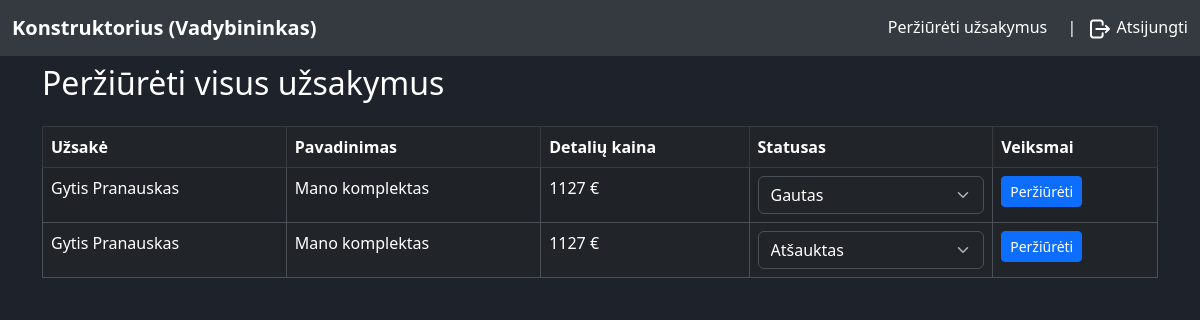
/orders (signed in), run on an earlier commit of the app's database.
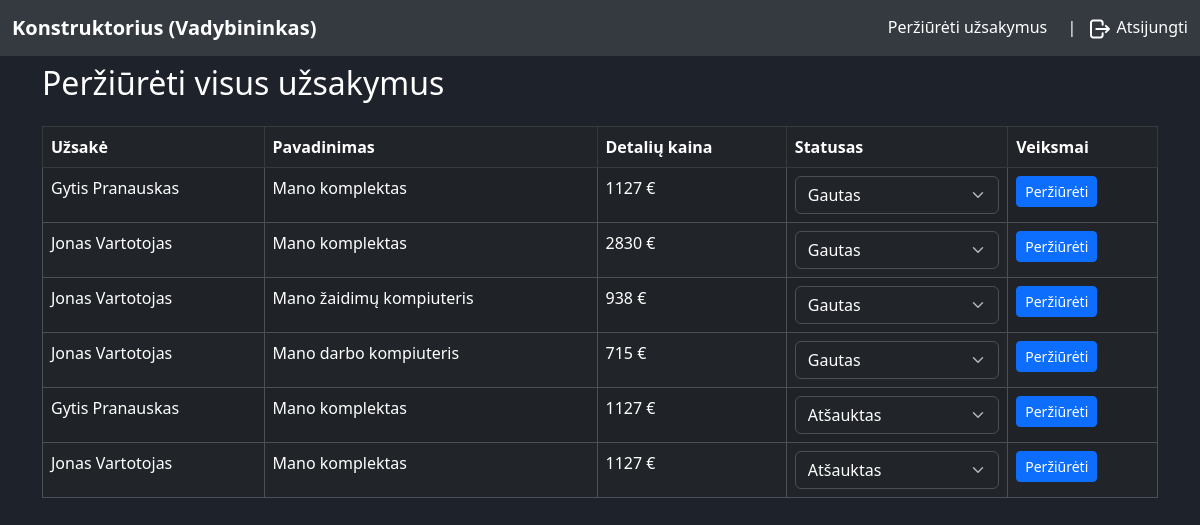
And on a later commit of the database.
### tables this page shows
CREATE TABLE `order` (
  `id` int(11) NOT NULL,
  `ordered_by` int(11) NOT NULL,
  `total_price` int(11) NOT NULL,
  `order_status` int(11) NOT NULL,
  `assembly_id` int(11) NOT NULL
);

CREATE TABLE `user_assembly` (
  `id` int(11) NOT NULL,
  `fk_belongs_to` int(11) NOT NULL,
  `name` varchar(50) NOT NULL,
  `price` double NOT NULL,
  `device_id` int(11) NOT NULL,
  `processor_id` int(11) NOT NULL,
  `motherboard_id` int(11) NOT NULL,
  `screen_id` int(11) NOT NULL,
  `memory_id` int(11) NOT NULL,
  `graphics_card_id` int(11) NOT NULL,
  `storage_id` int(11) NOT NULL,
  `cooling_id` int(11) NOT NULL,
  `os_id` int(11) NOT NULL
);

### app/utils/utils.php (called while the page is built, shortened)
<?php
function isUserLoggedIn()
{
    return isset($_SESSION['user']);
}
function isUserInRole($roles)
{
    if (isUserLoggedIn()) {
        $userRole = $_SESSION['user']['role'];
        if (is_array($roles)) {
            return in_array($userRole, $roles);
        }
        return $userRole == $roles;
    }
    return false;
}
function getUserRole()
{
    $role = $_SESSION['user']['role'] ?? '';
    return match ($role) {
        1 => "Vadybininkas",
        2 => "Technikas",
        default => ""
    };
}

### app/models/Order.php (called while the page is built, shortened)
<?php
class Order
{
    private $mysqli;
    public function __construct($mysqli)
    {
        $this->mysqli = $mysqli;
    }
    public function getAllOrders()
    {
        $query = "
            SELECT
                o.id as order_id,
                o.total_price as price,
                asmbl.name as name,
                asmbl.id as assembly_id,
                os.name as order_status,
                u.id as ordered_by,
                CONCAT(u.name, ' ', u.lastname) as user_name
            FROM
                `order` o
            LEFT JOIN
                user_assembly asmbl ON o.assembly_id = asmbl.id
            LEFT JOIN
                order_states os ON o.order_status = os.id
            LEFT JOIN
                user u ON o.ordered_by = u.id
            ORDER BY
                o.order_status ASC";
        $stmt = $this->mysqli->prepare($query);
        $stmt->execute();
        $result = $stmt->get_result();
        $userOrders = $result->fetch_all(MYSQLI_ASSOC);
        return $userOrders;
    }
}

### app/views/orders.php (the view, shortened to what this page needs)
<!DOCTYPE html>
<html lang="en">
<head>
    <link href="https://cdn.jsdelivr.net/npm/bootstrap@5.3.0-alpha1/dist/css/bootstrap.min.css" rel="stylesheet">
    <link href="assets/css/styles.css" rel="stylesheet">
</head>
<body data-bs-theme="dark" class="text-white">
    <?php
    include 'app/views/header.php';
    $status_styles = [
        "Vykdomas" => "bg-warning text-dark",
        "Gautas" => "bg-info text-dark",
        "Priimtas" => "bg-success text-white",
        "Atšauktas" => "bg-danger text-white"
    ];
    ?>
    <div class="container">
        <h2 class="mt-2 mb-4"><?= isUserInRole([1]) ? "Peržiūrėti visus užsakymus" : "Peržiūrėti mano užsakymus" ?></h2>
        <div class="table-responsive">
            <table class="table table-striped table-hover table-bordered">
                <thead class="table-dark">
                    <tr>
                        <?php if (isUserInRole([1])): ?>
                            <th>Užsakė</th>
                        <?php endif; ?>
                        <th>Pavadinimas</th>
                        <th>Detalių kaina</th>
                        <th>Statusas</th>
                        <th>Veiksmai</th>
                    </tr>
                </thead>
                <tbody>
                    <?php if (isset($ordersData)) : ?>
                        <?php foreach ($ordersData as $order) : ?>
                            <tr>
                                <?php if (isUserInRole([1])): ?>
                                    <td class="text-white"><?= htmlspecialchars($order['user_name']); ?></td>
                                <?php endif; ?>
                                <td class="text-white"><?= htmlspecialchars($order['name']); ?></td>
                                <td class="text-white"><?= htmlspecialchars($order['price']); ?> €</td>
                                <td class="text-white">
                                    <?php
                                    $order_status = htmlspecialchars($order['order_status']);
                                    if (isset($status_styles[$order_status])) {
                                        $status_class = $status_styles[$order_status];
                                    } else {
                                        $status_class = "bg-secondary text-white";
                                    }
                                    ?>
                                    <?php if (isUserInRole([1])): ?>
                                        <select class="form-select bg-dark text-white order-status-select" data-order-id="<?= $order['order_id'] ?>" id="statusSelection <?= $order['order_id'] ?>" aria-label="Status select">
                                            <option value="2"
                                                <?php echo ($order_status == "Gautas") ? 'class="text-secondary" og-selection="true" selected' : ''; ?>>
                                                Gautas
                                            </option>
                                            <option value="4"
                                                <?php echo ($order_status == "Atšauktas") ? 'class="text-secondary" og-selection="true" selected' : ''; ?>>
                                                Atšauktas
                                            </option>
                                        </select>
                                    <?php else: ?>
                                        <span class="badge <?= $status_class; ?> "><?= $order_status; ?></span>
                                    <?php endif; ?>
                                </td>
                                <?php if (isUserInRole([3])): ?>
                                    <td>
                                        <div class="btn-group" role="group">
                                            <button class="btn btn-sm btn-danger cancel-order-btn" data-order-id="<?= htmlspecialchars($order['order_id']); ?>">Atšaukti</button>
                                        </div>
                                    </td>
                                <?php elseif (isUserInRole([1])): ?>
                                    <td>
                                        <div class="btn-group" role="group">
                                            <a href="/assembly-view?assembly_id=<?= htmlspecialchars($order['assembly_id']); ?>" class="btn btn-sm btn-primary" data-order-id="<?= htmlspecialchars($order['order_id']); ?>">Peržiūrėti</a>
                                        </div>
                                    </td>
                                <?php endif; ?>
                            </tr>
                        <?php endforeach; ?>
                    <?php else : ?>
                        <tr>
                            <td colspan="11" class="text-center">Nerasta jokių duomenų</td>
                        </tr>
                    <?php endif; ?>
                </tbody>
            </table>
        </div>
    </div>
</body>
</html>

### index.php (shortened to what this page needs)
<?php
require_once 'app/models/Order.php';
require_once 'app/controllers/OrderController.php';
require_once 'app/utils/utils.php';
$db_host = 'localhost';
$db_user = 'root';
$db_pass = '';
$db_name = 'it-project';
$mysqli = new mysqli($db_host, $db_user, $db_pass, $db_name);
$mysqli->set_charset('utf8mb4');
$userModel = new User($mysqli);
$registerController = new RegisterController($userModel);
$loginController = new LoginController($userModel);
$dashboardController = new DashboardController();
$logoutController = new LogoutController();
$deviceController = new DeviceController();
$partController = new PartController();
$orderController = new OrderController();
$request = parse_url(trim($_SERVER['REQUEST_URI'], '/'), PHP_URL_PATH);
$query = $_GET;
if (array_key_exists($request, $routes)) {
    $route = $routes[$request];
    $handler = $route['handler'];
    $allowedRoles = $route['roles'];
    if (empty($allowedRoles) || (isUserLoggedIn() && isUserInRole($allowedRoles))) {
        call_user_func($handler, $query);
    }
} else if ($request === "index.php" || empty($request)) {
    header('Location: /dashboard');
} else {
    http_response_code(404);
    echo "404 Not Found";
}

### app/controllers/OrderController.php (shortened to what this page needs)
<?php
class OrderController
{
    private $orderModel;
    public function __construct()
    {
        global $mysqli;
        $this->orderModel = new Order($mysqli);
    }
    public function showUserOrders()
    {
        $userId = intval(getUserId());
        if (isUserInRole([1])) {
            $ordersData = $this->orderModel->getAllOrders();
        } elseif (isUserInRole([3])) {
            $ordersData = $this->orderModel->getUserOrders($userId);
        }
        if ($ordersData) {
            $this->renderView('orders', ['ordersData' => $ordersData]);
        } else {
            $this->renderView('orders', []);
        }
    }
    public function renderView($viewName, $data = [])
    {
        extract($data);
        include "app/views/$viewName.php";
    }
}

### app/views/header.php (shortened to what this page needs)
<nav class="navbar navbar-expand-lg navbar-light text-white" style="background-color: #343a40">
    <div class="container-fluid">
        <a class="navbar-brand" href="/dashboard">Konstruktorius <?= ($role = getUserRole()) ? "($role)" : '' ?></a>
        <div class="collapse navbar-collapse" id="navbarNav">
            <ul class="navbar-nav ms-auto">
                <li class="nav-item">
                    <?php if (isUserLoggedIn()): ?>
                        <?php if (isUserInRole([2])): ?>
                            <a href="/my-devices">
                                <span>Mano įrenginiai</span>
                            </a>
                            <span class="mx-2">|</span>
                            <a href="/create-device">
                                <span>+Pridėti įrenginį</span>
                            </a>
                            <span class="mx-2">|</span>
                            <a href="/create-part">
                                <span>+Pridėti dalį</span>
                            </a>
                        <?php elseif (isUserInRole([1])): ?>
                            <a class="pe-2" href="/orders">
                                <span>Peržiūrėti užsakymus</span>
                            </a>
                        <?php endif; ?>
                        <span class="mx-2">|</span>
                        <a href="/logout" class="text-decoration-none">
                            <span>Atsijungti</span>
                        </a>
                    <?php endif; ?>
                </li>
            </ul>
        </div>
    </div>
</nav>

### assets/css/styles.css (style rules this page uses)
body { height: 100vh; background-color: rgb(29, 34, 43); color: white; }
a { text-decoration: none; cursor: pointer; color: white; }

### app/views/header.php (style rules this page uses)
.navbar-brand { font-weight: bold; }

What changed in the data, as far as the page shows it:
added order: user_name "Jonas Vartotojas", assembly.name "Mano komplektas", total_price "2830", id "Gautas"
added order: user_name "Jonas Vartotojas", assembly.name "Mano žaidimų kompiuteris", total_price "938", id "Gautas"
added order: user_name "Jonas Vartotojas", assembly.name "Mano darbo kompiuteris", total_price "715", id "Gautas"
added order: user_name "Jonas Vartotojas", assembly.name "Mano komplektas", total_price "1127", id "Atšauktas"
